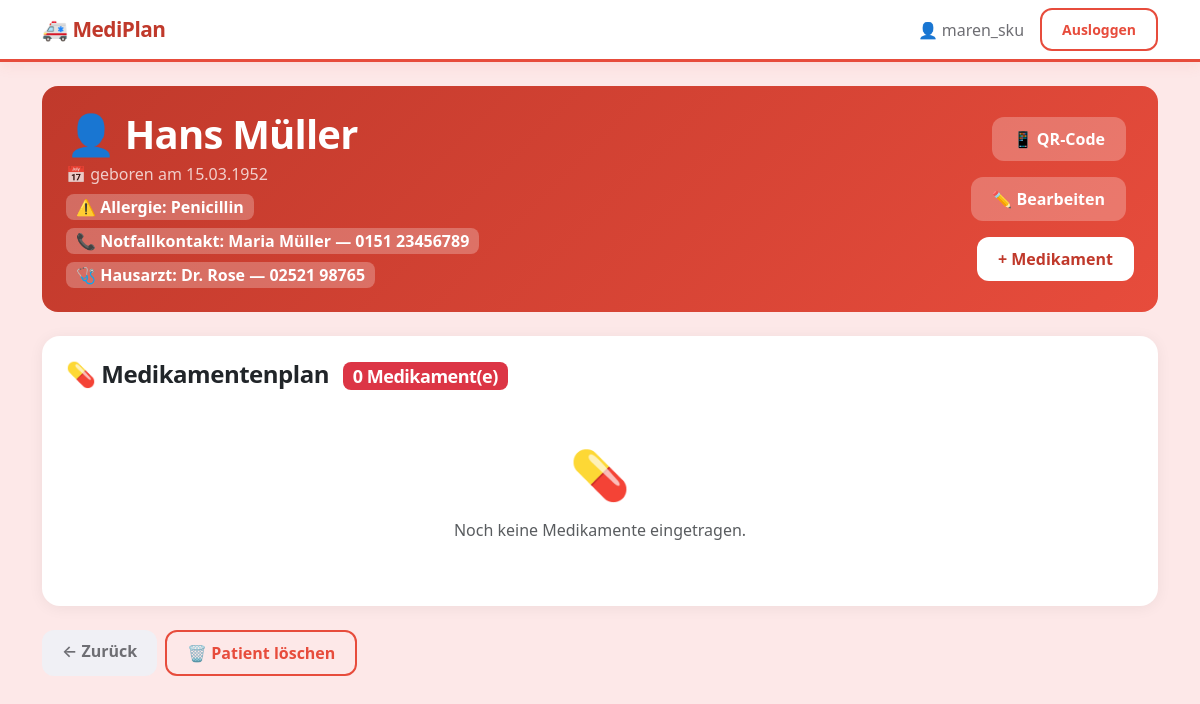
/patient/2 (signed in), run on the app's committed database.
### tables this page shows
CREATE TABLE patienten (
            id INTEGER PRIMARY KEY AUTOINCREMENT,
            nutzer_id INTEGER NOT NULL,
            name TEXT NOT NULL,
            geburtsdatum TEXT NOT NULL,
            allergien TEXT,
            notfallkontakt_name TEXT,
            notfallkontakt_telefon TEXT,
            hausarzt_name TEXT,
            hausarzt_telefon TEXT,
            FOREIGN KEY (nutzer_id) REFERENCES nutzer(id)
        );

### app.py (the view)
@app.route('/patient/<int:id>')
@login_required
def patient_detail(id):
    conn = get_connection()
    patient = conn.execute('SELECT * FROM patienten WHERE id = ? AND nutzer_id = ?',
                           (id, session['nutzer_id'])).fetchone()
    if not patient:
        return redirect(url_for('index'))
    medikamente = conn.execute('SELECT * FROM medikamente WHERE patient_id = ?', (id,)).fetchall()
    conn.close()
    return render_template('patient_detail.html', patient=patient, medikamente=medikamente)

### app.py (called while the page is built)
def login_required(f):
    @functools.wraps(f)
    def decorated(*args, **kwargs):
        if 'nutzer_id' not in session:
            return redirect(url_for('login'))
        return f(*args, **kwargs)
    return decorated

@app.route('/')
@login_required
def index():
    conn = get_connection()
    patienten = conn.execute('SELECT * FROM patienten WHERE nutzer_id = ?', (session['nutzer_id'],)).fetchall()
    conn.close()
    def format_datum(datum):
        try:
            return datetime.strptime(datum, '%Y-%m-%d').strftime('%d.%m.%Y')
        except:
            return datum
    app.jinja_env.filters['datum'] = format_datum
    return render_template('index.html', patienten=patienten)

### database.py (called while the page is built)
def get_connection():
    conn = sqlite3.connect('mediplan.db')
    conn.row_factory = sqlite3.Row
    return conn

### templates/patient_detail.html
{% extends 'base.html' %}
{% block content %}
<div class="p-4 mb-4 rounded-4" style="background: linear-gradient(135deg, #c0392b, #e74c3c); color: white;">
    <div class="row align-items-center">
        <div class="col-md-8">
            <h1 class="fw-bold mb-1">👤 {{ patient['name'] }}</h1>
            <p class="mb-1 opacity-75">📅 geboren am {{ patient['geburtsdatum'] | datum }}</p>
            {% if patient['allergien'] %}
            <div class="mt-2">
                <span class="badge fs-6" style="background: rgba(255,255,255,0.25);">⚠️ Allergie: {{ patient['allergien'] }}</span>
            </div>
            {% endif %}
            {% if patient['notfallkontakt_name'] %}
            <div class="mt-2">
                <span class="badge fs-6" style="background: rgba(255,255,255,0.25);">📞 Notfallkontakt: {{ patient['notfallkontakt_name'] }} — {{ patient['notfallkontakt_telefon'] }}</span>
            </div>
            {% endif %}
            {% if patient['hausarzt_name'] %}
            <div class="mt-2">
                <span class="badge fs-6" style="background: rgba(255,255,255,0.25);">🩺 Hausarzt: {{ patient['hausarzt_name'] }} — {{ patient['hausarzt_telefon'] }}</span>
            </div>
            {% endif %}
        </div>
        <div class="col-md-4 text-end d-flex flex-column gap-3 align-items-end">
            <a href="/patient/{{ patient['id'] }}/qr" class="btn me-2" style="background: rgba(255,255,255,0.25); color: white;">📱 QR-Code</a>
            <a href="/patient/{{ patient['id'] }}/bearbeiten" class="btn me-2" style="background: rgba(255,255,255,0.25); color: white;">✏️ Bearbeiten</a>
            <a href="/patient/{{ patient['id'] }}/medikament/neu" class="btn" style="background: white; color: #c0392b; font-weight: 700;">+ Medikament</a>
        </div>
    </div>
</div>
<div class="card border-0 shadow-sm mb-4">
    <div class="card-body p-4">
        <h4 class="fw-bold mb-4">💊 Medikamentenplan
            <span class="badge bg-danger ms-2">{{ medikamente|length }} Medikament(e)</span>
        </h4>
        {% if medikamente %}
        <div class="row">
            {% for med in medikamente %}
            <div class="col-md-6 mb-3">
                <div class="card border-start border-danger border-3 shadow-sm">
                    <div class="card-body p-3">
                        <h5 class="fw-bold text-danger mb-1">💊 {{ med['name'] }}</h5>
                        <div class="row mt-2">
                            <div class="col-6">
                                <small class="text-muted">Dosierung</small>
                                <p class="mb-1 fw-bold">{{ med['dosierung'] }}</p>
                            </div>
                            <div class="col-6">
                                <small class="text-muted">Uhrzeit</small>
                                <p class="mb-1 fw-bold">🕐 {{ med['uhrzeit'] }}</p>
                            </div>
                        </div>
                        <div class="mt-1">
                            <small class="text-muted">Indikation / Diagnose</small>
                            <p class="mb-0">🏥 {{ med['indikation'] }}</p>
                            <form method="POST" action="/medikament/{{ med['id'] }}/loeschen" class="mt-2">
                                <button type="submit" class="btn btn-outline-danger btn-sm"
                                    onclick="return confirm('Medikament wirklich löschen?')">
                                    🗑️ Löschen
                                 </button>
                            </form>
                        </div>
                    </div>
                </div>
            </div>
            {% endfor %}
        </div>
        {% else %}
        <div class="text-center py-4">
            <span style="font-size: 3rem;">💊</span>
            <p class="text-muted mt-2">Noch keine Medikamente eingetragen.</p>
        </div>
        {% endif %}
    </div>
</div>
<div class="d-flex gap-2">
    <a href="/" class="btn btn-secondary">← Zurück</a>
    <form method="POST" action="/patient/{{ patient['id'] }}/loeschen" style="display:inline;">
        <button type="submit" class="btn btn-outline-danger"
            onclick="return confirm('Patient wirklich löschen?')">
            🗑️ Patient löschen
        </button>
    </form>
</div>
{% endblock %}

### static/style.css (style rules this page uses)
body { background: #fde8e8 !important; min-height: 100vh; }
.card { border: none !important; border-radius: 18px !important; box-shadow: 0 2px 15px rgba(0,0,0,0.06) !important; background: white !important; transition: all 0.3s ease; }
.btn { border-radius: 12px !important; font-weight: 600 !important; padding: 9px 20px !important; transition: all 0.2s ease !important; }
.btn-outline-danger { border: 2px solid #e74c3c !important; color: #e74c3c !important; }
.btn-secondary { background: #f0f0f5 !important; border: none !important; color: #6e6e73 !important; }
.badge { border-radius: 8px !important; font-weight: 600 !important; padding: 5px 10px !important; }
h1, h2, h3, h4, h5 { font-weight: 700 !important; letter-spacing: -0.02em !important; }

### data on the page
patienten: name "Hans Müller", geburtsdatum|datum "15.03.1952", allergien "Penicillin", notfallkontakt_name "Maria Müller", notfallkontakt_telefon "0151 23456789", hausarzt_name "Dr. Rose", hausarzt_telefon "02521 98765"

### other printed values
{{ session.username }} "maren_sku"
{{ medikamente|length }} "0"
